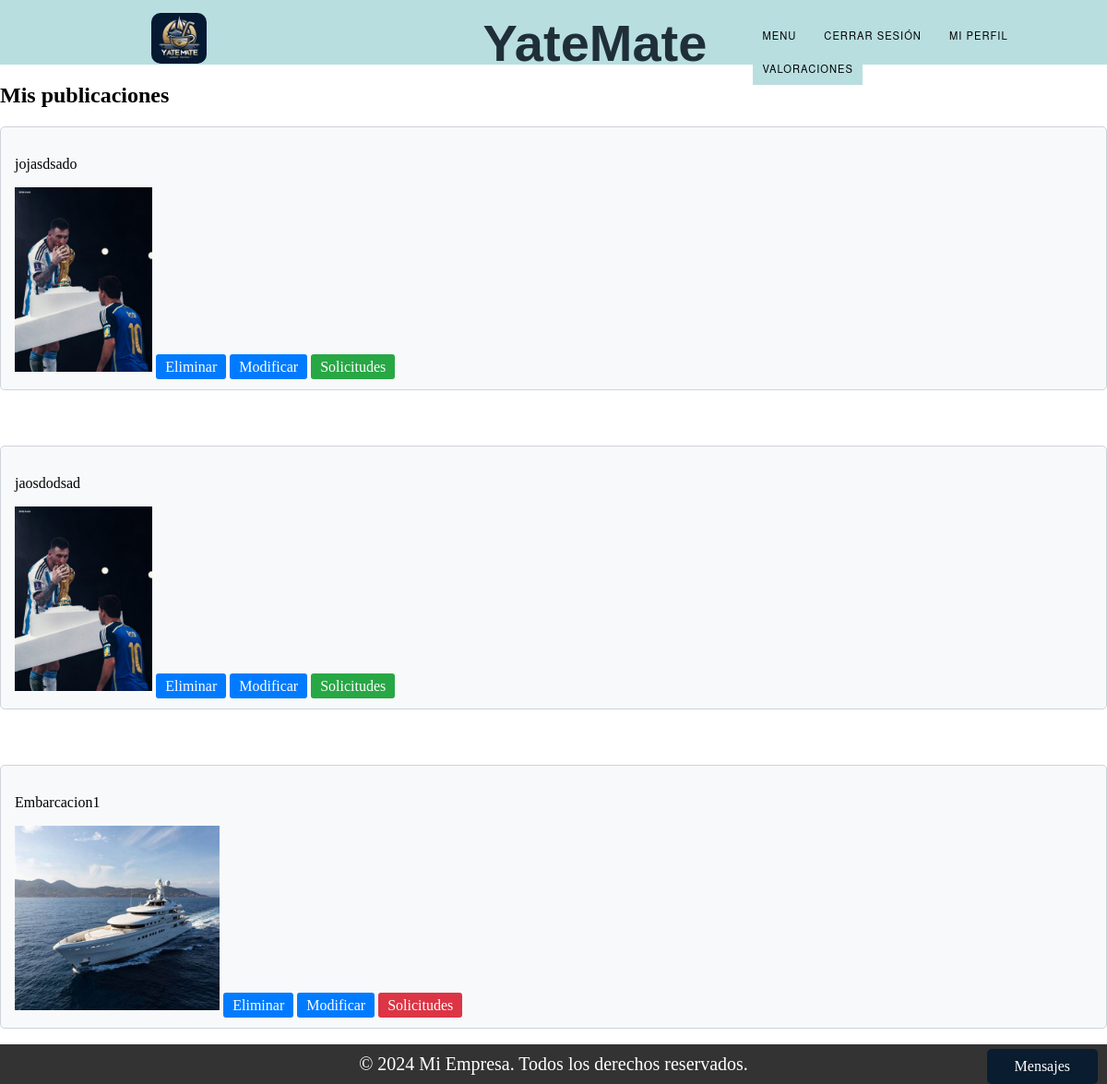
Page /mis_publicaciones/ (signed in) on the committed database.
### Trueque/models.py (models this page shows, shortened)
class Publicacion_ObjetoValioso(models.Model):
    ESTADO_CHOICES = (
        ('Vigente', 'Vigente'),
        ('Proceso', 'Proceso'),
        ('Finalizado', 'Finalizado'),
    )
    tipo = models.CharField(max_length=100)
    marca = models.CharField(max_length=100)
    descripcion = models.TextField()
    estado = models.CharField(max_length=50)
    matricula = models.CharField(max_length=50)  # Agregado el campo matricula
    dueño = models.ForeignKey(User, on_delete=models.SET_NULL, null=True)
    foto = models.ImageField(upload_to='static/img_o/')

class Publicacion_Embarcacion(models.Model):
    ESTADO_CHOICES = (
        ('Vigente', 'Vigente'),
        ('Proceso', 'Proceso'),
        ('Finalizado', 'Finalizado'),
    )
    embarcacion = models.ForeignKey(Embarcacion, on_delete=models.CASCADE)
    descripcion = models.TextField()
    estado = models.CharField(max_length=50)

### Register/models.py (models this page shows, shortened)
class Embarcacion(models.Model):
    TIPOS = (
        ('Velero', 'Velero'),
        ('Yate', 'Yate'),
        ('Lancha', 'Lancha'),
        ('Barco', 'Barco'),
    )
    eslora = models.FloatField()
    manga = models.FloatField()
    calado = models.FloatField()
    matricula = models.CharField(max_length=20, unique=True)
    nombre_fantasia = models.CharField(max_length=255)
    foto = models.ImageField(upload_to='static/img_b', null=True, blank=True)
    dueno = models.ForeignKey(User, on_delete=models.SET_NULL, null=True)
    tipo = models.CharField(max_length=20, choices=TIPOS)

### Trueque/views.py (the view)
# urls.py: path("mis_publicaciones/", views.mis_publicaciones, name="ver_mis_publicaciones"),
def mis_publicaciones(request):
    user_id = request.session['user_id']
    objetos = Publicacion_ObjetoValioso.objects.filter(dueño=user_id)
    embarcaciones = Publicacion_Embarcacion.objects.filter(embarcacion__dueno_id=user_id)
    objetos_con_solicitudes = []
    embarcaciones_con_solicitudes = []
    for objeto in objetos:
        tiene_solicitudes = Solicitud_ObjetosValiosos.objects.filter(publicacion=objeto).exists()
        if tiene_solicitudes:
            objetos_con_solicitudes.append(objeto.id)
    for embarcacion in embarcaciones:
        tiene_solicitudes = Solicitud_Embarcaciones.objects.filter(publicacion=embarcacion).exists()
        if tiene_solicitudes:
            embarcaciones_con_solicitudes.append(embarcacion.id)
    return render(request, "ver_mis_publicaciones.html", {
        'objetos': objetos,
        'embarcaciones': embarcaciones,
        'objetos_con_solicitudes': objetos_con_solicitudes,
        'embarcaciones_con_solicitudes': embarcaciones_con_solicitudes,
    })

### Trueque/context_processors.py (called while the page is built)
def conversaciones_usuario(request):
    user_id = request.session.get('user_id')
    if user_id:
        conversaciones = Conversacion.objects.filter(Q(dueño_publicacion=user_id) | Q(solicitante=user_id))
        return {'conversaciones_usuario': conversaciones}
    else:
        return {'conversaciones_usuario': []}

### Trueque/models.py (called while the page is built)
    def get_mensajes(self):
        return Mensajes_chat.objects.filter(conversacion=self).order_by('enviado_a')

### Trueque/templates/ver_mis_publicaciones.html (shortened to what this page needs)
{% extends "base.html" %}
{% load static %}
{% block content %}
{% if objetos or embarcaciones %}
    {% if objetos %}
    <h2>Mis publicaciones</h2>
        {% for objeto in objetos %}
            <div class="card">
                <p>{{ objeto.descripcion|truncatechars:70 }}</p>
                {% if objeto.foto %}
                <img src="{{ objeto.foto.url }}" alt="" class="img-fluid"  style="max-width: 80%; max-height: 200px;">
                {% endif %}
                <a href={% url 'eliminar_objeto' objeto.id %} class="btn btn-card">Eliminar</a>
                <a href="#" class="btn btn-card">Modificar</a>
                {% if objeto.id in objetos_con_solicitudes %}
                    <a href={% url 'solicitudes_trueque_objeto' objeto.id %} class="btn btn-cardVerde" >Solicitudes</a>
                {% else %}
                    <a class="btn btn-cardRojo">Solicitudes</a>
                {% endif %}
            </div>
        {% endfor %}
    {% endif %}
    {% if embarcaciones %}
        {% for embarcacion in embarcaciones %}
            <div class="card">
                <p>{{ embarcacion.embarcacion.nombre_fantasia|truncatechars:70 }}</p>
                {% if embarcacion.embarcacion.foto %}
                <img src="{{ embarcacion.embarcacion.foto.url }}" alt="Foto de la embarcación" class="img-fluid"style="max-width: 80%; max-height: 200px;">
                {% endif %}
                <a href={% url 'eliminar_embarcacion' embarcacion.id %} class="btn btn-card">Eliminar</a>
                <a href="#" class="btn btn-card">Modificar</a>
                {% if embarcacion.id in embarcaciones_con_solicitudes %}
                    <a href={% url 'solicitudes_trueque_embarcacion' embarcacion.id %} class='btn btn-cardVerde'>Solicitudes</a>
                {% else %}
                    <a class="btn btn-cardRojo">Solicitudes</a>
                {% endif %}
            </div>
        {% endfor %}
    {% endif %}
{% else %}
    <p>Usted no cuenta con ninguna publicación.</p>
{% endif %}
{% endblock %}

### static/css/styles.css (style rules this page uses)
body { margin: 0; padding: 0; }

### Trueque/templates/ver_mis_publicaciones.html (style rules this page uses)
.card { background-color: #f8f9fa; border: 1px solid #ced4da; border-radius: 5px; padding: 15px; margin-bottom: 60px; }
.btn-card { background-color: #007bff; color: #fff; padding: 5px 10px; text-decoration: none; border-radius: 3px; }
.btn-cardVerde { background-color: #28a745; color: #fff; padding: 5px 10px; text-decoration: none; border-radius: 3px; }
.btn-cardRojo { background-color: #dc3545; color: #fff; padding: 5px 10px; text-decoration: none; border-radius: 3px; }

### rows in the picture
Publicacion_ObjetoValioso: descripcion "jojasdsado", foto (picture), shows "Solicitudes"
Publicacion_ObjetoValioso: descripcion "jaosdodsad", foto (picture), shows "Solicitudes"
Publicacion_Embarcacion: embarcacion.nombre_fantasia "Embarcacion1", embarcacion.foto (picture), shows "Solicitudes"
